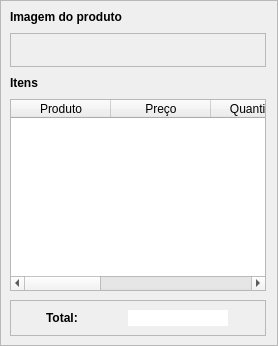
               <widget class="QFrame" name="frame_column_3_pedido">
                <property name="focusPolicy">
                 <enum>Qt::NoFocus</enum>
                </property>
                <property name="styleSheet">
                 <string notr="true">#frame_13 {  border: 0px;  }</string>
                </property>
                <property name="frameShape">
                 <enum>QFrame::StyledPanel</enum>
                </property>
                <property name="frameShadow">
                 <enum>QFrame::Raised</enum>
                </property>
                <layout class="QVBoxLayout" name="verticalLayout_18">
                 <property name="spacing">
                  <number>9</number>
                 </property>
                 <property name="leftMargin">
                  <number>9</number>
                 </property>
                 <property name="topMargin">
                  <number>9</number>
                 </property>
                 <property name="bottomMargin">
                  <number>9</number>
                 </property>
                 <item>
                  <widget class="QLabel" name="label_image_produto_text">
                   <property name="font">
                    <font>
                     <bold>true</bold>
                    </font>
                   </property>
                   <property name="text">
                    <string>Imagem do produto</string>
                   </property>
                  </widget>
                 </item>
                 <item>
                  <widget class="QFrame" name="frame_31">
                   <property name="enabled">
                    <bool>true</bool>
                   </property>
                   <property name="sizePolicy">
                    <sizepolicy hsizetype="Expanding" vsizetype="Expanding">
                     <horstretch>0</horstretch>
                     <verstretch>0</verstretch>
                    </sizepolicy>
                   </property>
                   <property name="minimumSize">
                    <size>
                     <width>0</width>
                     <height>0</height>
                    </size>
                   </property>
                   <property name="frameShape">
                    <enum>QFrame::StyledPanel</enum>
                   </property>
                   <property name="frameShadow">
                    <enum>QFrame::Raised</enum>
                   </property>
                   <layout class="QVBoxLayout" name="verticalLayout_36">
                    <item>
                     <widget class="QLabel" name="label_image">
                      <property name="text">
                       <string/>
                      </property>
                     </widget>
                    </item>
                   </layout>
                  </widget>
                 </item>
                 <item>
                  <widget class="QLabel" name="label_13">
                   <property name="font">
                    <font>
                     <bold>true</bold>
                    </font>
                   </property>
                   <property name="text">
                    <string>Itens</string>
                   </property>
                  </widget>
                 </item>
                 <item>
                  <widget class="QTableWidget" name="table_widget_item_pedido">
                   <column>
                    <property name="text">
                     <string>Produto</string>
                    </property>
                   </column>
                   <column>
                    <property name="text">
                     <string>Preço</string>
                    </property>
                   </column>
                   <column>
                    <property name="text">
                     <string>Quantidade</string>
                    </property>
                   </column>
                   <column>
                    <property name="text">
                     <string>Subtotal</string>
                    </property>
                   </column>
                   <column>
                    <property name="text">
                     <string>Observações</string>
                    </property>
                   </column>
                   <column>
                    <property name="text">
                     <string>Ingredientes</string>
                    </property>
                   </column>
                  </widget>
                 </item>
                 <item>
                  <widget class="QFrame" name="frame_16">
                   <property name="maximumSize">
                    <size>
                     <width>16777215</width>
                     <height>45</height>
                    </size>
                   </property>
                   <property name="frameShape">
                    <enum>QFrame::StyledPanel</enum>
                   </property>
                   <property name="frameShadow">
                    <enum>QFrame::Raised</enum>
                   </property>
                   <layout class="QHBoxLayout" name="horizontalLayout_3">
                    <item>
                     <widget class="QLabel" name="label_total_item_pedido">
                      <property name="maximumSize">
                       <size>
                        <width>50</width>
                        <height>16777215</height>
                       </size>
                      </property>
                      <property name="text">
                       <string>&lt;html&gt;&lt;head/&gt;&lt;body&gt;&lt;p&gt;&lt;span style=&quot; font-weight:600;&quot;&gt;Total:&lt;/span&gt;&lt;/p&gt;&lt;/body&gt;&lt;/html&gt;</string>
                      </property>
                     </widget>
                    </item>
                    <item>
                     <widget class="QLineEdit" name="line_edit_total_item_pedido">
                      <property name="enabled">
                       <bool>false</bool>
                      </property>
                      <property name="maximumSize">
                       <size>
                        <width>100</width>
                        <height>16777215</height>
                       </size>
                      </property>
                      <property name="styleSheet">
                       <string notr="true">border: 0px;</string>
                      </property>
                      <property name="text">
                       <string/>
                      </property>
                     </widget>
                    </item>
                   </layout>
                  </widget>
                 </item>
                </layout>
               </widget>
